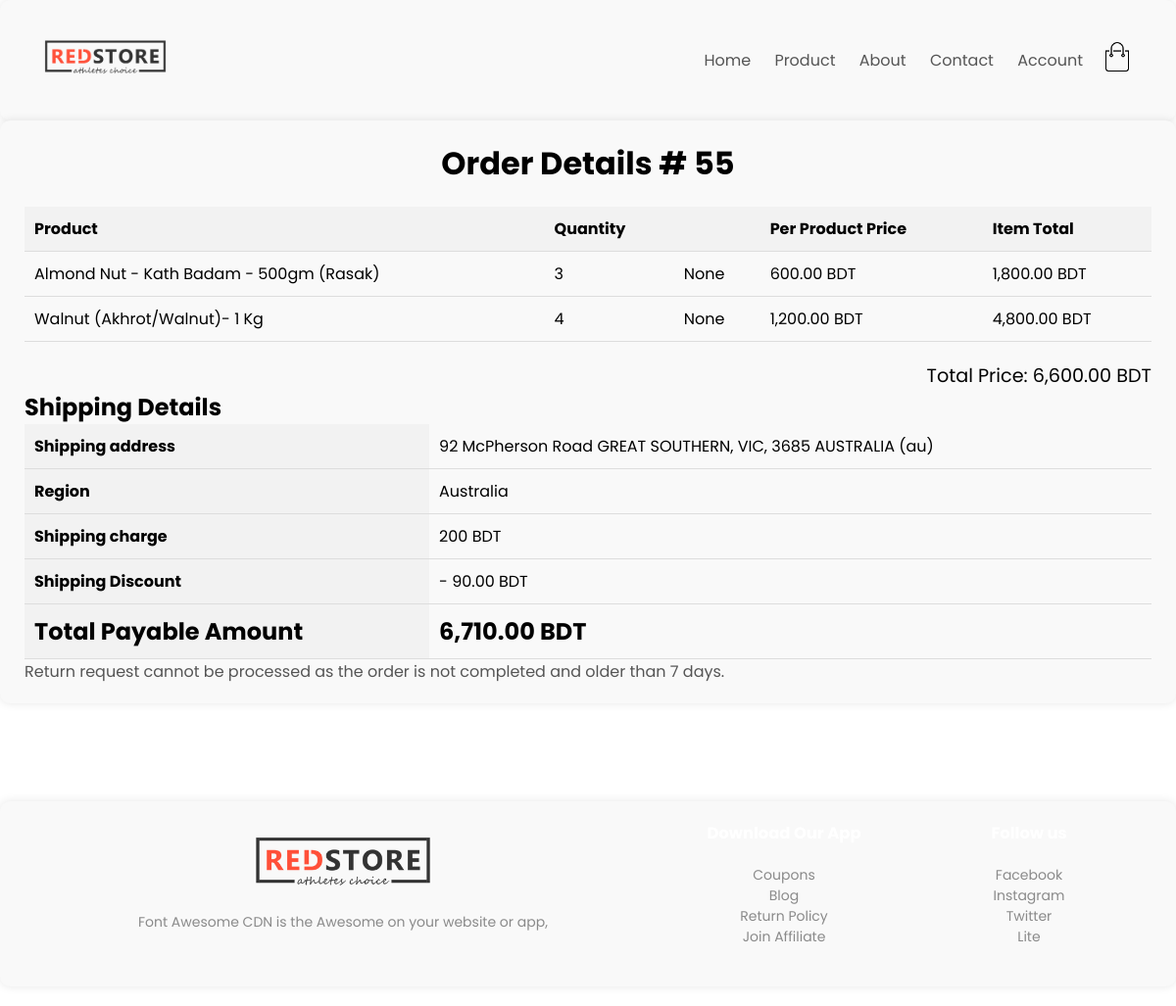
The page /client/order-details.php?order_id=55 (signed in) on the database its author committed.
### tables this page shows
CREATE TABLE `tbl_product` (
  `id` int(11) NOT NULL,
  `product_image_name` varchar(255) DEFAULT NULL,
  `product_title` varchar(255) NOT NULL,
  `product_description` text DEFAULT NULL,
  `product_stock` int(11) NOT NULL,
  `price` float DEFAULT NULL,
  `created` datetime NOT NULL DEFAULT current_timestamp(),
  `last_modified` datetime NOT NULL DEFAULT current_timestamp() ON UPDATE current_timestamp()
);

CREATE TABLE `tbl_order` (
  `id` int(11) NOT NULL,
  `status` varchar(255) DEFAULT NULL,
  `u_id` int(11) DEFAULT NULL,
  `p_id` varchar(255) DEFAULT NULL,
  `quantity` varchar(255) DEFAULT NULL,
  `p_price` varchar(255) DEFAULT NULL,
  `discount_p_id` varchar(255) DEFAULT NULL,
  `d_quantity` varchar(255) DEFAULT NULL,
  `total_price` float DEFAULT NULL,
  `address` varchar(255) DEFAULT NULL,
  `region` varchar(255) DEFAULT NULL,
  `created` timestamp NOT NULL DEFAULT current_timestamp(),
  `last_modified` timestamp NOT NULL DEFAULT current_timestamp() ON UPDATE current_timestamp()
);

### client/order-details.php (the view, shortened to what this page needs)
<?php
$order_id = $_GET['order_id'];
$servername = "localhost";
$username = "root";
$password = "";
$dbname = "db_grocery";
$conn = new mysqli($servername, $username, $password, $dbname);
$sql = "SELECT * FROM tbl_order WHERE id = $order_id";
$result = $conn->query($sql);
$order = $result->fetch_assoc();
$address = $order['address'];
$selectedRegion = $order['region'];
$regionFullNames = [
    "us" => "United States",
    "uk" => "United Kingdom",
    "as" => "Asia",
    "af" => "Africa",
    "au" => "Australia"
];
$selectedRegionFullName = isset($regionFullNames[$selectedRegion]) ? $regionFullNames[$selectedRegion] : '';
$productIds = explode(',', $order['p_id']);
$quantities = explode(',', $order['quantity']);
$discountProductIds = explode(',', $order['discount_p_id']);
$discountQuantities = explode(',', $order['d_quantity']);
$orderStatus = $order['status'];
$orderCreated = $order['created'];
$currentDate = new DateTime();
$orderDate = new DateTime($orderCreated);
$interval = $currentDate->diff($orderDate);
$daysSinceOrder = $interval->days;
?>
<!DOCTYPE html>
<html lang="en">
<head>
</head>
<body>
    <?php include_once 'navbar.php'; ?>
    <div class="container">
        <h1>Order Details # <?php echo $order_id; ?> </h1>
        <table>
            <tr>
                <th>Product</th>
                <th>Quantity</th>
                <th></th>
                <th>Per Product Price</th>
                <th>Item Total</th>
            </tr>
            <?php
            $totalPrice = 0;
            for ($i = 0; $i < count($productIds); $i++) {
                $productId = $productIds[$i];
                $quantity = $quantities[$i];
                $discountIndex = array_search($productId, $discountProductIds);
                $discountQuantity = ($discountIndex !== false) ? $discountQuantities[$discountIndex] : 0;
                $sql = "SELECT * FROM tbl_product WHERE id = $productId";
                $result = $conn->query($sql);
                if ($result->num_rows > 0) {
                    while ($row = $result->fetch_assoc()) {
                        $productTitle = $row['product_title'];
                        $perProductPrice = $row['price'];
                        $itemTotalPrice = $perProductPrice * $quantity;
                        $totalPrice += $itemTotalPrice;
                        if ($discountQuantity > 0) {
                            $discountInfo = "+ " . $discountQuantity . " free";
                        } else {
                            $discountInfo = "None";
                        }
                        echo "<tr>";
                        echo "<td>$productTitle</td>";
                        echo "<td>$quantity</td>";
                        echo "<td>$discountInfo</td>";
                        echo "<td>" . number_format($perProductPrice, 2) . " BDT</td>";
                        echo "<td>" . number_format($itemTotalPrice, 2) . " BDT</td>";
                        echo "</tr>";
                    }
                }
            }
            ?>
        </table>
        <div class='total-price'>Total Price: <?php echo number_format($totalPrice, 2); ?> BDT</div>
        <?php
        $shippingDiscounts = [
            "us" => 100,
            "uk" => 50,
            "as" => 10,
            "af" => 0,
            "au" => 90
        ];
        $shippingDiscount = isset($shippingDiscounts[$selectedRegion]) ? $shippingDiscounts[$selectedRegion] : 0;
        $totalPayableAmount = $totalPrice + 200 - $shippingDiscount;
        echo "<h2>Shipping Details</h2>";
        echo "<table>";
        echo "<tr><th>Shipping address</th><td> " . $address . " (" . $selectedRegion . ") </td></tr>";
        echo "<tr><th>Region </th><td> " . $selectedRegionFullName . " </td></tr>";
        echo "<tr><th>Shipping charge</th><td> " . 200 . " BDT</td></tr>";
        echo "<tr><th>Shipping Discount</th><td>- " . number_format($shippingDiscount, 2) . " BDT</td></tr>";
        echo "<tr><th><h2>Total Payable Amount</h2></th><td><h2>" . number_format($totalPayableAmount, 2) . " BDT</h2></td></tr>";
        echo "</table>";
        ?>
        <?php if ($orderStatus === 'pending') : ?>
            <form action="" method="post">
                <button type="submit" name="cancel" value="<?php echo $order_id; ?>" class="return-btn">Cancel order</button>
            </form>
        <?php elseif ($orderStatus === 'completed' && $daysSinceOrder <= 7) : ?>
            <a class="return-btn" href="return-form.php?order_id=<?php echo $order_id; ?>">Request to return (Tap here)</a>
        <?php elseif ($orderStatus !== 'completed' && $daysSinceOrder > 7) : ?>
            <p>Return request cannot be processed as the order is not completed and older than 7 days.</p>
        <?php endif; ?>
    </div>
    <?php include_once 'footer.php'; ?>
</body>
</html>

### css/all-product.css (style rules this page uses)
* { margin: 0px; padding: 0px; box-sizing: border-box; }
body { font-family: 'Poppins', sans-serif; }
p { color: #555; }
.container { max-width: 1300px; margin: auto; padding-left: 25px; padding-right: 25px; }

### client/order-details.php (style rules this page uses)
body { font-family: Arial, sans-serif; margin: 0; padding: 0; }
.container { max-width: 800px; margin: 20px auto; padding: 20px; background-color: #f9f9f9; border-radius: 10px; box-shadow: 0 0 10px rgba(0, 0, 0, 0.1); }
h1 { text-align: center; margin-bottom: 20px; }
table { width: 100%; border-collapse: collapse; }
th, td { padding: 10px; border-bottom: 1px solid #ddd; text-align: left; }
th { background-color: #f2f2f2; }
.total-price { text-align: right; font-size: 1.2em; margin-top: 20px; }

### rows shown on the page
tbl_product: product_title "Almond Nut - Kath Badam - 500gm (Rasak)", price "600.00", price.quantity "1,800.00"
tbl_order: quantity "3", discountInfo "None", quantity "4", address "92 McPherson Road GREAT SOUTHERN, VIC, 3685 AUSTRALIA", region "au", region "Australia", region "90.00", region "6,710.00"
tbl_product: product_title "Walnut (Akhrot/Walnut)- 1 Kg", price "1,200.00", price.quantity "4,800.00"

### other values the page prints
$order_id "55"
$totalPrice "6,600.00"
